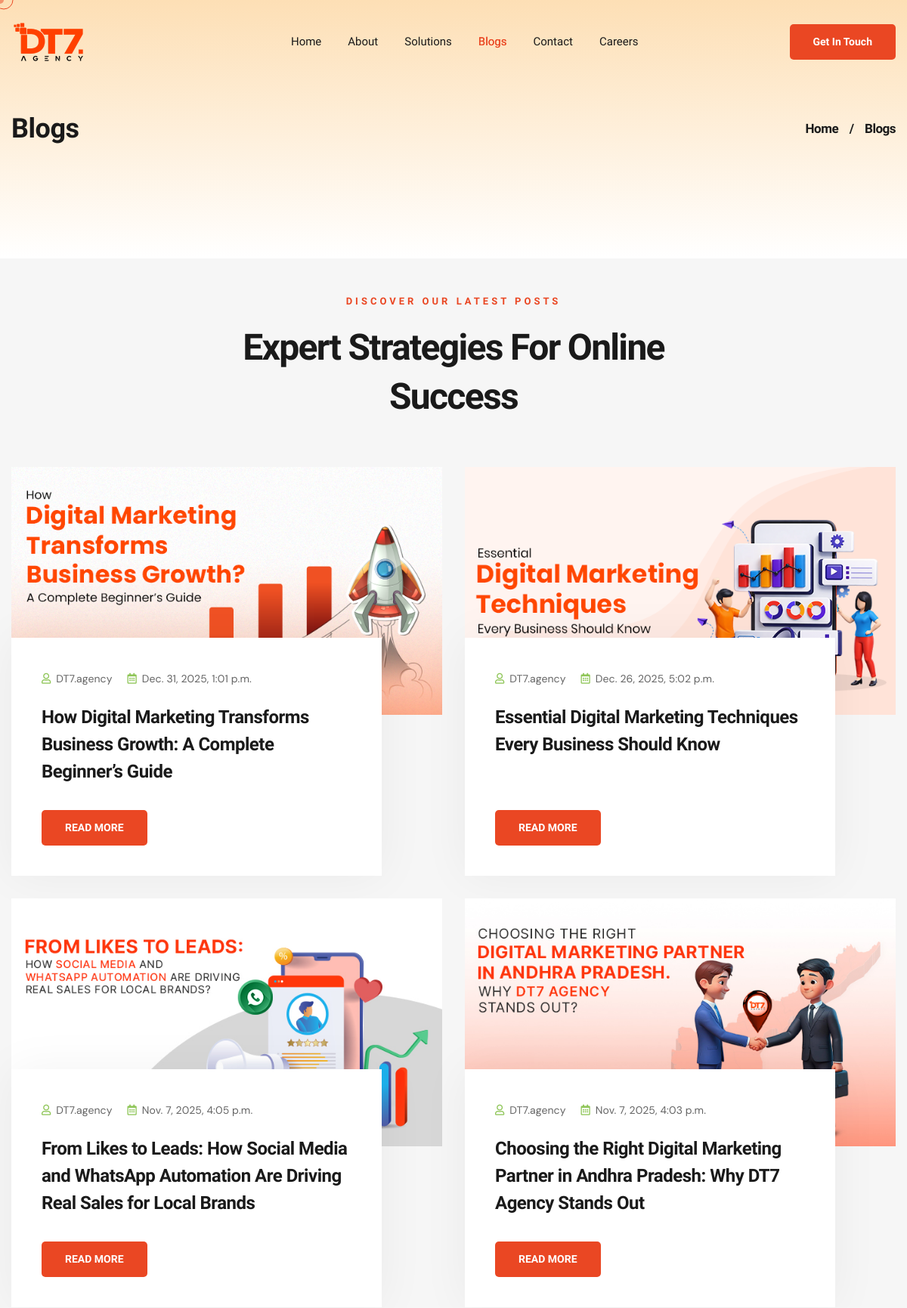
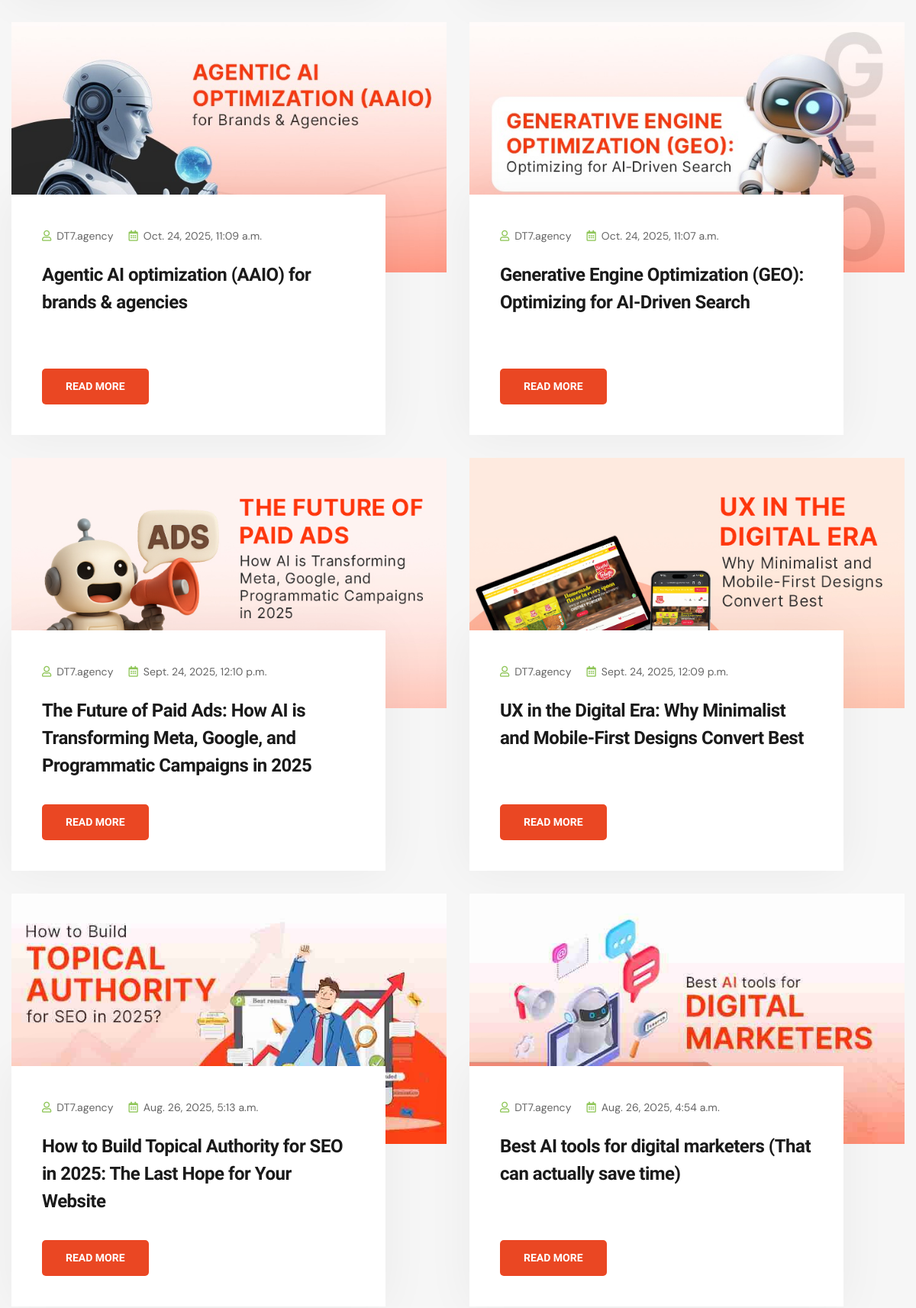
Screenshot of /blog/ (upper part) with the database file from the repository (2 pictures, top to bottom).
### DT7App/models.py (models this page shows, shortened)
class BlogPost(models.Model):
    Id = models.AutoField(primary_key=True)
    Category = models.ForeignKey(Category,on_delete=models.CASCADE,related_name='categories')
    Title =  models.CharField(max_length=225,default="title")
    Image1 = models.ImageField(upload_to='uploads/')
    Body = RichTextField(blank=True,null=True)
    Sluglink = models.CharField(max_length=200 ,blank=True,null=True)
    Tags = models.CharField(max_length=100 )
    CreatedName =  models.CharField(max_length=100)
    Create_at = models.DateTimeField(default=datetime.now)
    status = models.IntegerField(choices=STATUS, default=0)
    MetaTitle = models.CharField(max_length=255, blank=True,default="", null=True)
    MetaDescription = models.CharField(max_length=255, blank=True,default="", null=True)
    MetaKeywords = models.CharField(max_length=255, blank=True,default="", null=True)
    class Meta:
        ordering = ['-Create_at']

### DT7App/views.py (the view)
# urls.py: path('blog/', Blog , name='blog'),
def Blog(request):
    blog = BlogPost.objects.filter().order_by('-Id')
    paginator = Paginator(blog, 10)
    page = request.GET.get('page')
    posts = paginator.get_page(page)
    return render(request, 'uifiles/blog.html',{'blog':posts,'posts':posts,'page':page,'navbar':'Blog'})

### DT7App/context_processors.py (called while the page is built)
def get_client_ip(request):
    x_forwarded_for = request.META.get('HTTP_X_FORWARDED_FOR')
    if x_forwarded_for:
        ip = x_forwarded_for.split(',')[0]
    else:
        ip = request.META.get('REMOTE_ADDR')
    return ip

def get_geolocation(ip):
    url = f'http://ip-api.com/json/{ip}'
    response = requests.get(url)
    if response.status_code == 200:
        data = response.json()
        city = data.get('city')  # Use .get() to handle missing keys
        if city:
            return city
        else:
            return "City not found"  # Default message if 'city' is missing
    else:
        return f"Error: {response.status_code}"

def location_data(request):
    user_ip = get_client_ip(request)
    location_data = get_geolocation(user_ip)
    city = 'guntur'
    if location_data:
        city = location_data
    return {
        'city': city
    }

### templates/uifiles/blog.html (shortened to what this page needs)
{% extends 'uifiles/subase.html' %}
{% load static %}
{% block content %}
    <div class="page-wrapper">
        <section class="page-header">
            <div class="container">
                <div class="page-header__content">
                    <h1 class="page-header__title wow animated fadeInLeft" data-wow-delay="0.1s" data-wow-duration="1500ms">Blogs</h1>
                    <ul class="digihub-breadcrumb">
                      <li><a href="/">Home</a></li>
                        <li>/</li>
                        <li><span>Blogs</span></li>
                    </ul>
                </div>
            </div>
        </section>
        <section class="blog-one pt-5">
          <div class="container">
            <div class="blog-one__sec-title sec-title wow animated fadeIn" data-wow-delay="0.1s" data-wow-duration="1500ms">
              <p class="sec-title__top">Discover Our Latest Posts</p>
              <h2 class="blog-one__heading sec-title__heading">Expert Strategies for Online Success</h2>
            </div>
            <div class="row">
              {% for blogitem in blog %}
              <div class="col-xl-6 col-md-6 wow animated fadeInUp" data-wow-delay="0.1s" data-wow-duration="1500ms">
                <div class="blog-page__blog">
                  <div class="blog-page__blog-img-box">
                    <a href="/blog/{{ blogitem.Sluglink }}" title="Read more about {{ blogitem.Title }}">
                      <img src="/media/{{ blogitem.Image1 }}" alt="{{ blogitem.Title }} - Blog Image" class="blog-page__blog-img" loading="lazy">
                    </a>
                  </div>
                  <div class="blog-page__blog-content">
                    <ul class="blog-page__blog-info">
                      <li><i class="far fa-user"></i><span title="Author">{{ blogitem.CreatedName }}</span></li>
                      <li><i class="far fa-calendar-alt"></i><span title="Published on">{{ blogitem.Create_at }}</span></li>
                    </ul>
                    <a href="/blog/{{ blogitem.Sluglink }}" class="blog-page__blog-title mb-3" title="Read full article: {{ blogitem.Title }}">{{ blogitem.Title }}</a>
                    <a href="/blog/{{ blogitem.Sluglink }}" class="blog-page__blog-btn digihub-btn digihub-btn--secondary" title="Read More about {{ blogitem.Title }}">READ MORE </a>
                  </div>
                </div>
              </div>
              {% endfor %}
            </div>
          </div>
        </section>
{% endblock %}

### static/assets/css/custom.css (style rules this page uses)
.blog-one .blog-page__blog-title { min-height: 125px; }
.digihub-btn--secondary { background-color: var(--digihub-base, #EA4723) !important; border-radius: 5px; }
.digihub-btn { padding: 13px 31px !important; }

### rows the page displays
BlogPost: Image1 (picture), CreatedName "DT7.agency", Create_at "Dec. 31, 2025, 1:01 p.m.", Title "How Digital Marketing Transforms Business Growth: A Complete Beginner’s Guide"
BlogPost: Image1 (picture), CreatedName "DT7.agency", Create_at "Dec. 26, 2025, 5:02 p.m.", Title "Essential Digital Marketing Techniques Every Business Should Know"
BlogPost: Image1 (picture), CreatedName "DT7.agency", Create_at "Nov. 7, 2025, 4:05 p.m.", Title "From Likes to Leads: How Social Media and WhatsApp Automation Are Driving Real Sales for Local Brands"
BlogPost: Image1 (picture), CreatedName "DT7.agency", Create_at "Nov. 7, 2025, 4:03 p.m.", Title "Choosing the Right Digital Marketing Partner in Andhra Pradesh: Why DT7 Agency Stands Out"
BlogPost: Image1 (picture), CreatedName "DT7.agency", Create_at "Oct. 24, 2025, 11:09 a.m.", Title "Agentic AI optimization (AAIO) for brands & agencies"
BlogPost: Image1 (picture), CreatedName "DT7.agency", Create_at "Oct. 24, 2025, 11:07 a.m.", Title "Generative Engine Optimization (GEO): Optimizing for AI‑Driven Search"
BlogPost: Image1 (picture), CreatedName "DT7.agency", Create_at "Sept. 24, 2025, 12:10 p.m.", Title "The Future of Paid Ads: How AI is Transforming Meta, Google, and Programmatic Campaigns in 2025"
BlogPost: Image1 (picture), CreatedName "DT7.agency", Create_at "Sept. 24, 2025, 12:09 p.m.", Title "UX in the Digital Era: Why Minimalist and Mobile-First Designs Convert Best"
BlogPost: Image1 (picture), CreatedName "DT7.agency", Create_at "Aug. 26, 2025, 5:13 a.m.", Title "How to Build Topical Authority for SEO in 2025: The Last Hope for Your Website"
BlogPost: Image1 (picture), CreatedName "DT7.agency", Create_at "Aug. 26, 2025, 4:54 a.m.", Title "Best AI tools for digital marketers (That can actually save time)"
